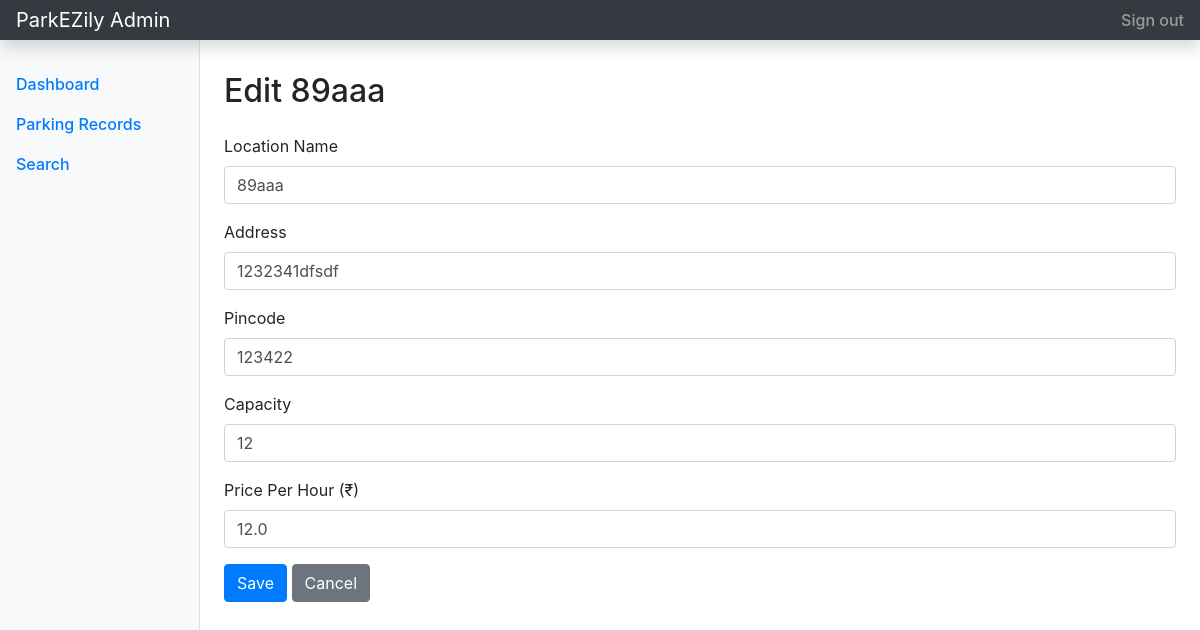
Screenshot of /admin/lot/update/6 (signed in) with the database file from the repository.
### tables this page shows
CREATE TABLE parking_lot (
        id INTEGER PRIMARY KEY AUTOINCREMENT,
        location_name TEXT NOT NULL,
        address TEXT NOT NULL,
        price_per_hour REAL NOT NULL,
        pin_code TEXT NOT NULL,
        max_spots INTEGER NOT NULL,
        status TEXT NOT NULL DEFAULT 'active'
    );

### controllers/admin.py (the view, shortened to what this page needs)
@adm_bp.route('/admin/lot/update/<int:lot_id>', methods=['GET', 'POST'])
@login_req
def update_lot(lot_id):
    db = get_db()
    lot = db.execute('SELECT * FROM parking_lot WHERE id = ?', (lot_id,)).fetchone()
    db.close()
    return render_template('admin/edit_lot.html', lot=lot)

### controllers/admin.py (called while the page is built)
def get_db():
    db = sqlite3.connect(DB_FILE)
    db.row_factory = sqlite3.Row
    return db

def login_req(f):
    @wraps(f)
    def wrapper(*args, **kwargs):
        if 'user_role' not in session or session['user_role'] != 'admin':
            flash('Admin access is required.', 'danger')
            return redirect(url_for('auth.login'))
        return f(*args, **kwargs)
    return wrapper

### templates/admin/edit_lot.html (shortened to what this page needs)
{% extends 'admin/admin_base.html' %}
{% block admin_main %}
<h1 class="h2">Edit {{ lot.location_name }}</h1>
<form method="POST" class="mt-4">
    <div class="form-group"><label>Location Name</label><input type="text" name="name" class="form-control"
            value="{{ lot.location_name }}" required pattern="^(?=.*[a-zA-Z]{3,})[a-zA-Z0-9\s]+$"
            title="Must contain at least 3 letters and can include numbers."></div>
    <div class="form-group"><label>Address</label><input type="text" name="addr" class="form-control"
            value="{{ lot.address }}" required pattern="^(?=.*[a-zA-Z]{3,})[a-zA-Z0-9\s,\-]+$"
            title="Must contain at least 3 letters and can include numbers."></div>
    <div class="form-group"><label>Pincode</label><input type="text" name="pin" class="form-control"
            value="{{ lot.pin_code }}" required pattern="[0-9]{6}" title="Pincode must be exactly 6 digits."></div>
    <div class="form-group"><label>Capacity</label><input type="number" name="cap" class="form-control"
            value="{{ lot.max_spots }}" required min="1"></div>
    <div class="form-group"><label>Price Per Hour (₹)</label><input type="number" name="cost" class="form-control"
            value="{{ lot.price_per_hour }}" required step="0.01" min="0"></div>
    <button type="submit" class="btn btn-primary">Save</button>
    <a href="{{ url_for('admin.dashboard') }}" class="btn btn-secondary">Cancel</a>
</form>
{% endblock %}

### rows the page displays
parking_lot: location_name "89aaa", name "89aaa", addr "1232341dfsdf", pin "123422", cap "12", cost "12.0"
